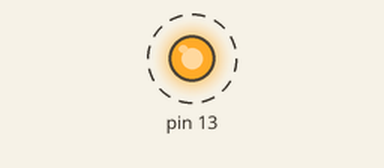
Bench run of a sketch on a simulated Arduino Uno, built with avr-gcc and run on an emulated ATmega328P. On the bench: output pins drawn as LEDs (lit = HIGH). Dashed ring = blinking.

Above: at 0.5 s.
Timing chart, 0 to 4.6 s (numbered marks = the images above):
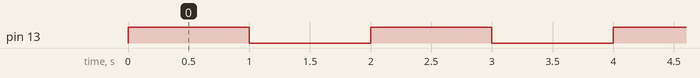

Measured:
- by itself, pin 13: alternates HIGH for 1.0 s and LOW for 1.0 s

The sketch:

complex_blink.ino
```cpp
// Nessa biblioteca que adicionamos já tem uma série de macros que correspondem
// ao endereçamento dos pinos.
// Ele será utilizado para que possamos fazer a configuração direta dos registradores
// que armazenam os estados e configurações dos pinos usando a mesma nomenclatura descrita
// no datasheet do ATmega328P: https://ww1.microchip.com/downloads/en/DeviceDoc/Atmel-7810-Automotive-Microcontrollers-ATmega328P_Datasheet.pdf
#include <avr/io.h>

// Assim como propomos no código simplificado (simple_blink):
int main(void) {
    // Configuramos o pino 13 (Sexto bit de um registrador de 1 byte) como sendo 1
    // usando bitshifting e bitwise. Vejamos:
    // 1 << DDB5, ou seja, 1 << 5 = 00100000
    //
    // Sendo xxxxxxxx o estado atual do DDRB (Data Direction Register B, ou Registrador
    // de Direção de Dados da porta B), ao aplicarmos a operação or bit a bit - representada
    // por "|" em C - saberemos que, ao final, DDRB é igual a xx1xxxxx.
    //
    // Mas por que tanta certeza?
    // Vejamos a tabela-verdade do OR:
    //   +---+---+-------+
    //   | A | B | A OR B|
    //   +---+---+-------+
    //   | 0 | 0 |   0   |   -> Dessa tabela, percebemos que sempre quando B = 1, A OR B = 1.
    //   | 0 | 1 |   1   |
    //   | 1 | 0 |   1   |
    //   | 1 | 1 |   1   |
    //   +---+---+-------+
    // Ou seja, garantimos que o bit que queremos setar como 1 é 1 pela propriedade da tabela
    // da operação OR, utilizando-se do bitshifting para selecionar aquele bit que queremos alterar.
    //
    // Caso fique confuso, podemos nos utilizar da aritmética booleana, em que todo valor diferente
    // de 0 é 1 e OR pode ser abstraído como uma soma. Dito isso:
    // A + 1 = 1 ou 2, visto que A pode assumir 0 ou 1. Ou seja, sabermos que A + 1 = 1 independente
    // do valor de A, seguindo a aritmética booleana.
    // Nesses casos em que o valor de um sinal não é importante, representamos com um x, logo:
    // x + 1 = 1.
    //
    // Ou seja, novamente provamos, literalmente por A + B, essa propriedade do OR e como ela é
    // importante para configurarmos o pino que queremos, mas surge a pergunta:
    // E os outros pinos?
    //
    // Analisemos:
    // Logicamente, usando a tabela-verdade, percebemos que sempre que operamos um sinal com B = 0,
    // teremos o sinal A como resultado, sendo ele A = 1 ou A = 0.
    // Ademais, aritmeticamente, A + 0 = A, sem perda de generalidade, provando a lógica anterior.
    //
    // Isso nos permite alterar o bit de interesse sem interferir na configuração dos demais.
    DDRB |= (1 << DDB5);

    while (1) {
        // O PORTB, segundo o datasheet, se refere ao Port B Data Register, ou Registrador de dados
        // da Porta B. Enquanto DDRB dita a direção do dado nesse pino, esse registrador define,
        // basicamente, o que acontece com a eletricidade no pino.
        //
        // - Como assim?
        // Vejamos no nosso caso: O pino 13 foi configurado como uma saída e, a partir de agora, nós
        // controlamos o que vai sair por esse pino. O registrador responsável por isso é justamente
        // o PORTB. Sendo 0 e 1 os respectivos sinais alto e baixo que queremos conferir àquele pino.
        // E no caso contrário: O pino 13 foi configurado como uma entrada, portanto, a partir de agora
        // nós devemos ditar como a energia vai entrar por aquele pino.
        //
        // A discussão de "como entra no pino" nos leva diretamente à dois conceitos:
        // - Alta impedância: Podemos abstrair dizendo que "é como se o pino não estivesse conectado a nada".
        // Ou seja, quando um componente conectado não envia um sinal baixo ou alto, aquele pino está
        // simplesmente flutuando (maneira técnica de dizer desconectado). Vamos passar a representar esse
        // sinal como Z pois ele tem importância para várias outras aplicações.
        //
        // - Resistor Pull-up: Caso não quisermos conferir a propriedade de alta impedância a um pino, nós
        // conectamos fisicamente esse pino aos 5V (que corresponde ao nível alto) passando por um resistor.
        // Ou seja, mesmo que o componente conectado não esteja enviando nada, o pino vai estar recebendo
        // um valor alto, diferente da flutuação que discutimos. Caso se depare com o termo Pull-down, considere
        // apenas que o fio foi conectado ao terra (nível lógico baixo).
        //
        // Voltando ao nosso caso, só nos basta refletir porque utilizamos XOR(exclusive OR), representado
        // como "^", ao invés do OR.
        //
        // Nos basearemos na tabela do XOR:
        //   +---+---+--------+
        //   | A | B | A XOR B|
        //   +---+---+--------+
        //   | 0 | 0 |   0    |
        //   | 0 | 1 |   1    |
        //   | 1 | 0 |   1    |
        //   | 1 | 1 |   0    |
        //   +---+---+--------+
        // Perceba que, aonde operamos com B = 0, a tabela sempre nos retorna o valor de A, enquanto isso, quando
        // operamos com B = 1, obtemos o valor invertido do sinal A. Portanto:
        // - o sinal que queremos configurar, inverte (A ^ 1 = ~A);
        // - o sinal que não queremos mexer, permanece (A ^ 0 = A).
        //
        // Por que essa propriedade nos é importante nessa aplicação?
        // Aqui nos deparamos com o conceito de toggle, que não é nada além de alternar em estados opostos, ou seja,
        // quando o led estiver ligado, ao passar um segundo, ele desliga e vice-versa. Isso fará que o nosso led
        // blink assim como no código simplificado.
        PORTB ^= (1 << PORTB5);

        // Nessa linha eu não vejo necessidade de nos aprofundarmos, pois, basicamente, estamos programando em
        // assembly, o que não é o intuito da aula. É válido citar também que nem mesmo o próprio arduino
        // faz o delay dessa forma. O intuito aqui é ilustrar o que o delay (função bloqueante) faz e apresentar
        // um pouco da linguagem da máquina, podendo discutir também sobre o clock e seus ciclos.
        //
        // A instrução do no operation (nop) faz o que o próprio nome sugere, utilizando um ciclo de clock para
        // não executar nada, com isso, simulamos o comportamento do delay() que, recebendo o valor em microssegundos,
        // passa um tempo parado.
        //
        // E por que fazer isso por 2285714 ciclos?
        // No caso, o nosso microcontrolador opera em uma taxa de 16MHz, ou de 16.000.000 ciclos por segundo e, diferente
        // do que esperamos, utilizar um laço com contador e comparação, além da própria instrução nop, se utiliza de 7
        // ciclos, não somente um. Portanto, para que possamos ter um delay de 1s, fazemo 16*10⁶/7 = 2285714
        for (uint32_t i = 0; i < 2285714UL; i++) {
            __asm__ __volatile__ ("nop\n\t");
        }
    }

    return 0;
}
```
